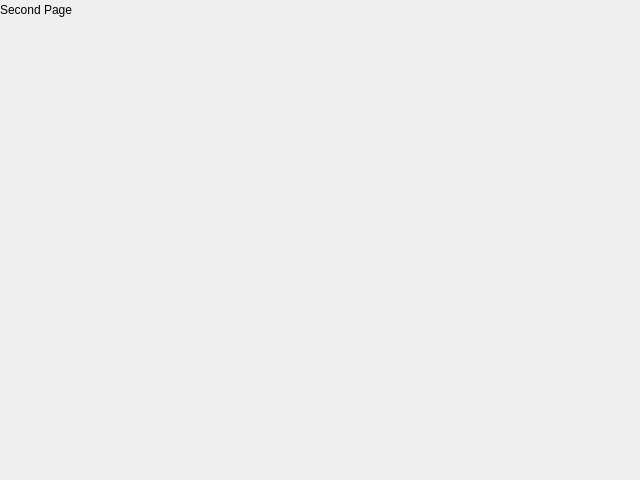
<?xml version="1.0" encoding="UTF-8"?>
<ui version="4.0">
 <class>Form</class>
 <widget class="QWidget" name="Form">
  <property name="geometry">
   <rect>
    <x>0</x>
    <y>0</y>
    <width>640</width>
    <height>480</height>
   </rect>
  </property>
  <property name="windowTitle">
   <string>Form</string>
  </property>
  <widget class="QLabel" name="label">
   <property name="geometry">
    <rect>
     <x>0</x>
     <y>0</y>
     <width>200</width>
     <height>20</height>
    </rect>
   </property>
   <property name="text">
    <string>Second Page</string>
   </property>
  </widget>
 </widget>
 <resources/>
 <connections/>
</ui>
